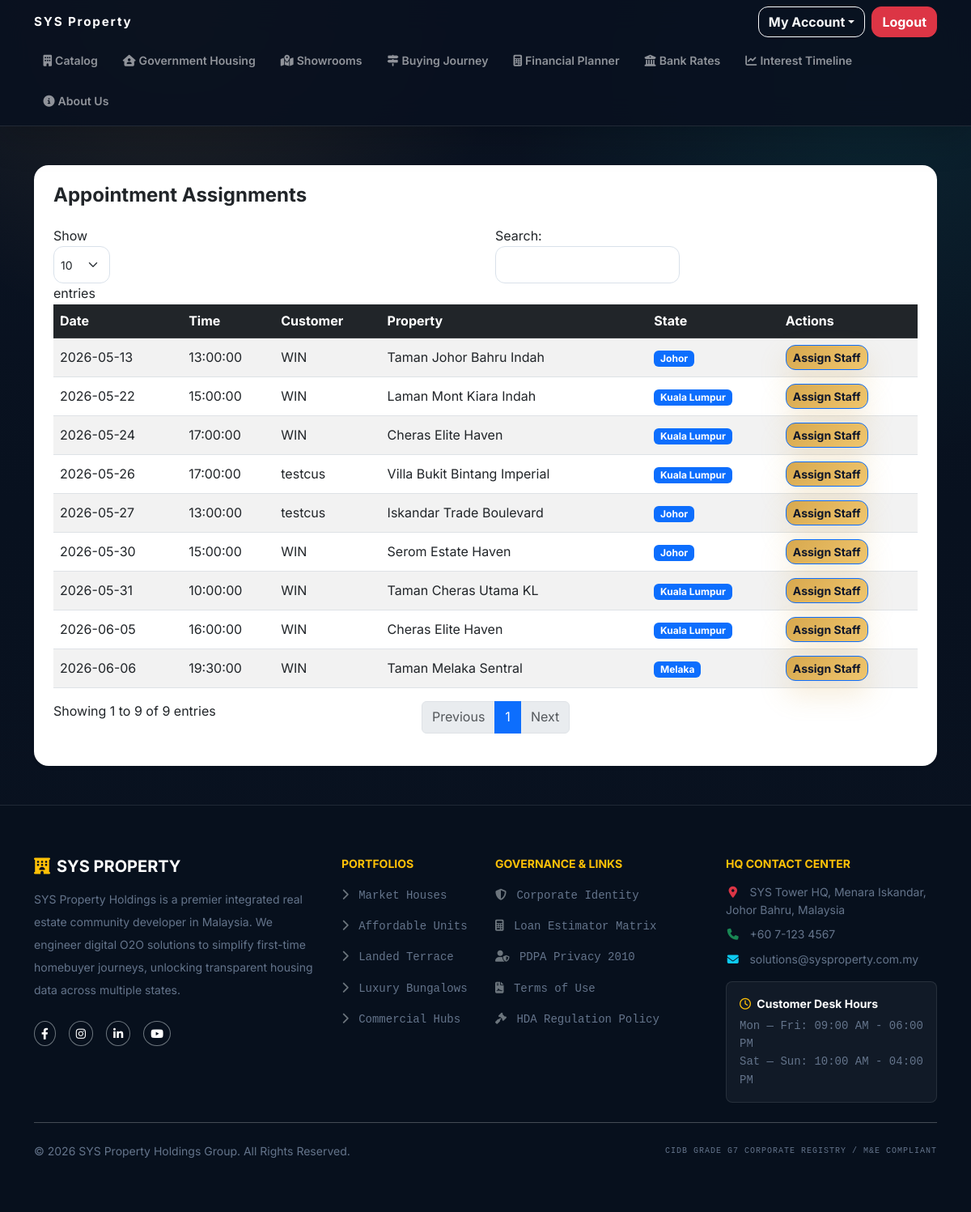
/admin/appointments.php (signed in), run on the app's committed database.
### tables this page shows
CREATE TABLE `appointments` (
  `appointment_id` int(11) NOT NULL,
  `customer_id` int(11) NOT NULL,
  `property_id` int(11) NOT NULL,
  `assigned_staff_id` int(11) DEFAULT NULL,
  `service_type` enum('SHOWROOM_VIEWING','FINANCIAL_CONSULTATION') NOT NULL,
  `appointment_date` date NOT NULL,
  `appointment_time` time NOT NULL,
  `status` enum('REQUESTED','ASSIGNED','COMPLETED','NO_SHOW','CANCELLED') NOT NULL DEFAULT 'REQUESTED',
  `staff_remarks` text DEFAULT NULL,
  `customer_deleted_at` datetime DEFAULT NULL
);

CREATE TABLE `customers` (
  `customer_id` int(11) NOT NULL,
  `full_name` varchar(255) NOT NULL,
  `phone_number` varchar(20) NOT NULL,
  `marital_status` enum('SINGLE','MARRIED') NOT NULL,
  `dependents_count` int(11) NOT NULL DEFAULT 0,
  `occupation` varchar(150) NOT NULL,
  `monthly_income` decimal(10,2) NOT NULL,
  `profile_image` varchar(255) DEFAULT NULL
);

CREATE TABLE `properties` (
  `property_id` int(11) NOT NULL,
  `property_code` varchar(20) NOT NULL,
  `project_name` varchar(255) NOT NULL,
  `state` varchar(100) NOT NULL,
  `property_type` enum('AFFORDABLE','TERRACE','BUNGALOW','COMMERCIAL','APARTMENT') NOT NULL,
  `price` decimal(12,2) NOT NULL,
  `total_units` int(11) NOT NULL,
  `built_up_sqft` int(11) NOT NULL,
  `income_limit_rm` decimal(10,2) DEFAULT NULL,
  `status` enum('ACTIVE','SOLD_OUT','ARCHIVED') NOT NULL DEFAULT 'ACTIVE',
  `image_filename` varchar(255) NOT NULL,
  `image_search_keyword` varchar(255) NOT NULL,
  `is_affordable` tinyint(1) NOT NULL DEFAULT 0
);

### admin/appointments.php (the view, shortened to what this page needs)
<?php
require_once '../includes/db_connect.php';
$res = $conn->query("SELECT a.appointment_id, a.appointment_date, a.appointment_time, c.full_name, p.project_name, p.state FROM appointments a JOIN customers c ON a.customer_id = c.customer_id JOIN properties p ON a.property_id = p.property_id WHERE a.status = 'REQUESTED'");
include '../includes/header.php';
?>
<div class="container mt-5">
    <div class="card shadow-sm border-0">
        <div class="card-body p-4">
            <h4 class="fw-bold mb-4">Appointment Assignments</h4>
            <div class="table-responsive">
                <table id="assignTable" class="table table-striped table-hover align-middle">
                    <thead class="table-dark">
                        <tr>
                            <th>Date</th>
                            <th>Time</th>
                            <th>Customer</th>
                            <th>Property</th>
                            <th>State</th>
                            <th>Actions</th>
                        </tr>
                    </thead>
                    <tbody>
                        <?php
                        while ($row = $res->fetch_assoc()):
                            $state = $row['state'];
                        ?>
                            <tr>
                                <td><?php echo $row['appointment_date']; ?></td>
                                <td><?php echo $row['appointment_time']; ?></td>
                                <td><?php echo htmlspecialchars($row['full_name']); ?></td>
                                <td><?php echo htmlspecialchars($row['project_name']); ?></td>
                                <td><span class="badge bg-primary"><?php echo htmlspecialchars($state); ?></span></td>
                                <td>
                                    <button class="btn btn-sm btn-primary fw-bold" data-bs-toggle="modal" data-bs-target="#assignModal<?php echo $row['appointment_id']; ?>">Assign Staff</button>
                                </td>
                            </tr>
                        <?php endwhile;?>
                    </tbody>
                </table>
            </div>
        </div>
    </div>
</div>
<?php include '../includes/footer.php';?>

### includes/header.php (style rules this page uses)
:root { --luxury-bg: #08111f; --luxury-ink: #101827; --luxury-gold: #d7a84e; --luxury-blue: #2d6cdf; --luxury-teal: #10a6a0; --luxury-white: #fbfaf7; --luxury-muted: rgba(238,242,247,0.76); --surface: #ffffff; --surface-soft: #f6f8fb; --text-muted: #64748b; --radius: 18px; --shadow-soft: 0 18px 48px rgba(15, 23, 42, 0.12); --shadow-lift: 0 28px 70px rgba(15, 23, 42, 0.18); }
body { background: radial-gradient(circle at 18% 0%, rgba(215,168,78,0.12), transparent 26rem), radial-gradient(circle at 90% 8%, rgba(16,166,160,0.12), transparent 28rem), linear-gradient(180deg, #0b1322 0%, #08111f 42%, #0a1220 100%); color: var(--luxury-white); font-family: 'Inter', system-ui, -apple-system, BlinkMacSystemFont, 'Segoe UI', sans-serif; line-height: 1.6; text-rendering: optimizeLegibility; }
h1, h2, h3, h4, h5, h6 { font-family: 'Inter', system-ui, sans-serif; letter-spacing: 0; line-height: 1.12; }
.container { width: min(100% - 2rem, 1180px); }
.btn { border-radius: 12px; font-weight: 700; letter-spacing: 0; transition: transform 0.2s ease, box-shadow 0.2s ease, background-color 0.2s ease, border-color 0.2s ease; }
.btn-primary { background: linear-gradient(135deg, #d7a84e 0%, #f0c66e 100%) !important; box-shadow: 0 16px 34px rgba(215,168,78,0.24); color: #0f172a !important; }
.card { border: 1px solid rgba(15,23,42,0.08); border-radius: var(--radius); box-shadow: var(--shadow-soft); }

### data on the page
appointments: appointment_date "2026-05-13", appointment_time "13:00:00", customer.full_name "WIN", property.project_name "Taman Johor Bahru Indah", property.state "Johor"
appointments: appointment_date "2026-05-22", appointment_time "15:00:00", customer.full_name "WIN", property.project_name "Laman Mont Kiara Indah", property.state "Kuala Lumpur"
appointments: appointment_date "2026-05-24", appointment_time "17:00:00", customer.full_name "WIN", property.project_name "Cheras Elite Haven", property.state "Kuala Lumpur"
appointments: appointment_date "2026-05-26", appointment_time "17:00:00", customer.full_name "testcus", property.project_name "Villa Bukit Bintang Imperial", property.state "Kuala Lumpur"
appointments: appointment_date "2026-05-27", appointment_time "13:00:00", customer.full_name "testcus", property.project_name "Iskandar Trade Boulevard", property.state "Johor"
appointments: appointment_date "2026-05-31", appointment_time "10:00:00", customer.full_name "WIN", property.project_name "Taman Cheras Utama KL", property.state "Kuala Lumpur"
appointments: appointment_date "2026-05-30", appointment_time "15:00:00", customer.full_name "WIN", property.project_name "Serom Estate Haven", property.state "Johor"
appointments: appointment_date "2026-06-05", appointment_time "16:00:00", customer.full_name "WIN", property.project_name "Cheras Elite Haven", property.state "Kuala Lumpur"
appointments: appointment_date "2026-06-06", appointment_time "19:30:00", customer.full_name "WIN", property.project_name "Taman Melaka Sentral", property.state "Melaka"

### other printed values
$wishlist_text "Interest Timeline"
